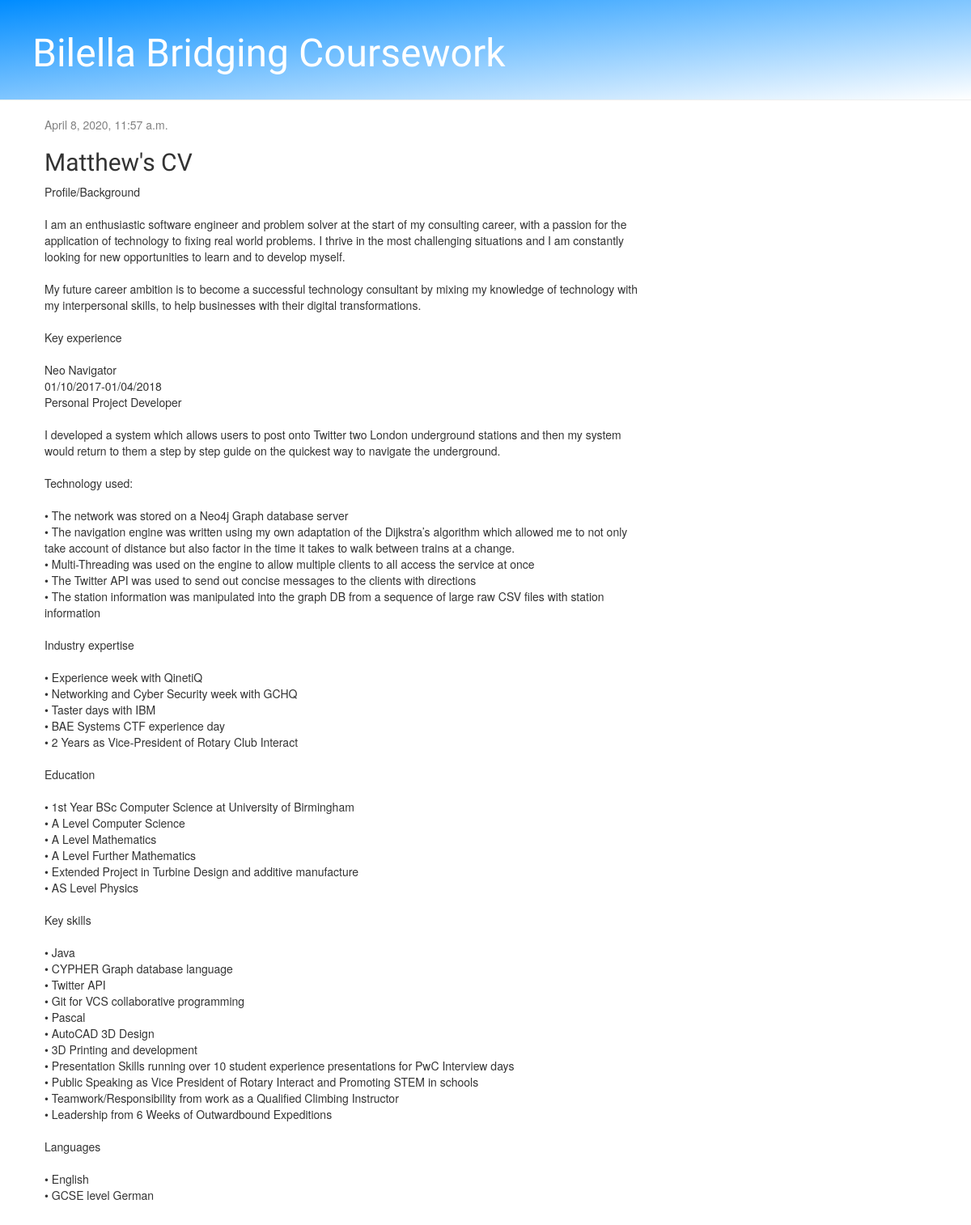
The page /post/10/ on the database its author committed.
### blog/models.py (models this page shows, shortened)
class Post(models.Model):
    author = models.ForeignKey(settings.AUTH_USER_MODEL, on_delete=models.CASCADE)
    title = models.CharField(max_length=200)
    text = models.TextField()
    created_date = models.DateTimeField(default=timezone.now)
    published_date = models.DateTimeField(blank=True, null=True)

### blog/views.py (the view)
# urls.py: path('post/<int:pk>/', views.post_detail, name='post_detail'),
def post_detail(request, pk):
    post = get_object_or_404(Post, pk=pk)
    return render(request, 'blog/post_detail.html', {'post': post})

### blog/templates/blog/post_detail.html (shortened to what this page needs)
{% extends 'blog/base.html' %}
{% block content %}
    <div class="post">
        {% if post.published_date %}
            <div class="date">
                {{ post.published_date }}
            </div>
        {% endif %}
        <h2>{{ post.title }}</h2>
        <p>{{ post.text|linebreaksbr }}</p>
    </div>
{% endblock %}

### blog/static/css/blog.css (style rules this page uses)
body { padding-left: 0px; }
h1, h2, h3, h4 { font-family: 'Ubuntu', sans-serif; }
.date { color: #828282; }
.post { margin-bottom: 70px; }

### rows shown on the page
Post: published_date "April 8, 2020, 11:57 a.m.", title "Matthew's CV", text "Profile/Background I am an enthusiastic software engineer and problem solver at the start of my consulting career, with a passion for the application of technology to fixing real world problems. I thrive in the most challenging situations and I am constantly looking for new opportunities to learn and to develop myself. My future career ambition is to become a successful technology consultant by mixing my knowledge of technology with my interpersonal skills, to help businesses with their digital transformations. Key experience Neo Navigator 01/10/2017-01/04/2018 Personal Project Developer I developed a system which allows users to post onto Twitter two London underground stations and then my…"
